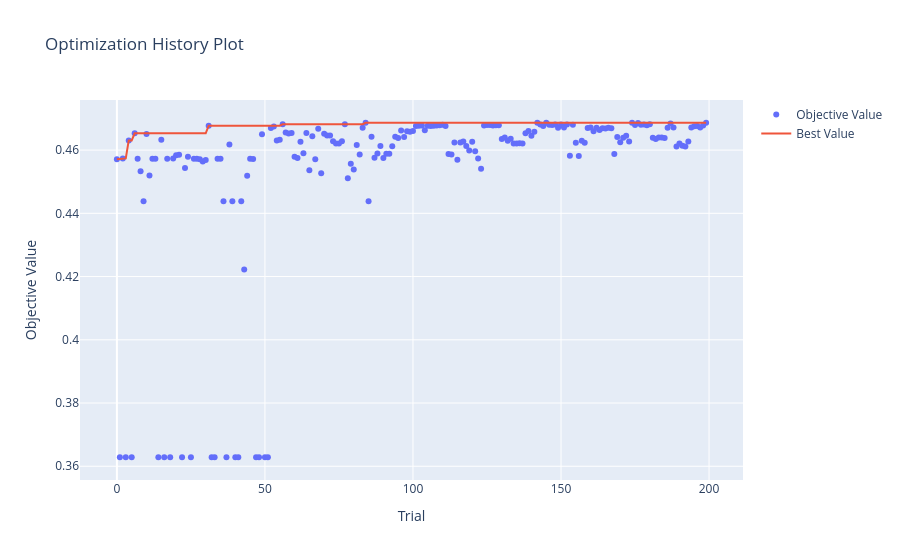

Notebook code for this chart:
### Markdown cell above
Train and optimize the model:

### Code cell
(optimized_EN, 
cv_results_EN,
tpr_EN, fpr_EN,
precs_EN, recs_EN) = optimize_model_optuna_search(pipe_EN, params_EN, 
                                                X_train, y_train, X_test, y_test, 
                                                metrics_dict=scoring_dict,
                                                cv=my_cv, 
                                                seed=seed)

### Figure 1 — Plotly figure (JSON) as saved in the notebook; plotly's stock layout.template omitted (floating-point values rounded to 4 significant figures; data arrays with more than 128 entries replaced by an {"elided": "..."} marker saying what was removed)
{"data": [{"mode": "markers", "name": "Objective Value", "type": "scatter", "x": {"elided": "200 int values"}, "y": {"elided": "200 float values"}}, {"mode": "lines", "name": "Best Value", "type": "scatter", "x": {"elided": "200 int values"}, "y": {"elided": "200 float values"}}, {"marker": {"color": "#cccccc"}, "mode": "markers", "name": "Infeasible Trial", "showlegend": false, "type": "scatter", "x": [], "y": []}], "layout": {"title": {"text": "Optimization History Plot"}, "xaxis": {"title": {"text": "Trial"}}, "yaxis": {"title": {"text": "Objective Value"}}}}
